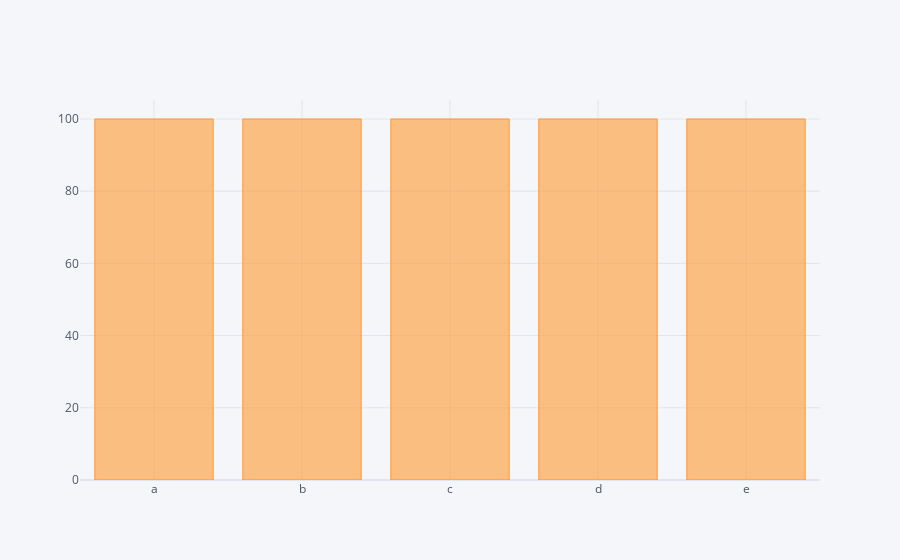

Notebook code cell kept with this figure:
### Code cell
df1.count().iplot(kind = "bar")

### Figure 1 — Plotly figure (JSON) as saved in the notebook; plotly's stock layout.template omitted (floating-point values rounded to 4 significant figures)
{"data": [{"marker": {"color": "rgba(255, 153, 51, 0.6)", "line": {"color": "rgba(255, 153, 51, 1.0)", "width": 1}}, "name": "None", "orientation": "v", "text": "", "type": "bar", "x": ["a", "b", "c", "d", "e"], "y": [100, 100, 100, 100, 100]}], "layout": {"legend": {"bgcolor": "#F5F6F9", "font": {"color": "#4D5663"}}, "paper_bgcolor": "#F5F6F9", "plot_bgcolor": "#F5F6F9", "title": {"font": {"color": "#4D5663"}}, "xaxis": {"gridcolor": "#E1E5ED", "showgrid": true, "tickfont": {"color": "#4D5663"}, "title": {"font": {"color": "#4D5663"}, "text": ""}, "zerolinecolor": "#E1E5ED"}, "yaxis": {"gridcolor": "#E1E5ED", "showgrid": true, "tickfont": {"color": "#4D5663"}, "title": {"font": {"color": "#4D5663"}, "text": ""}, "zerolinecolor": "#E1E5ED"}}}
